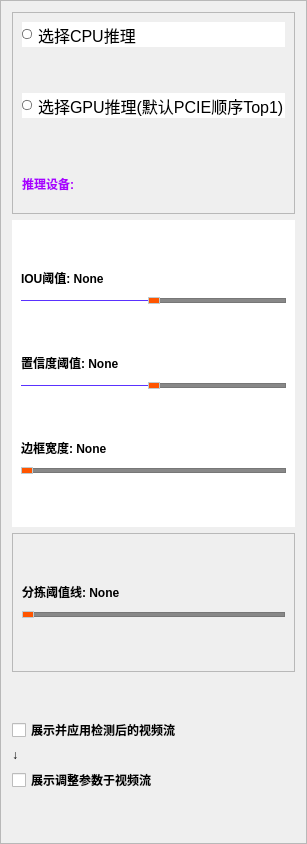
         <widget class="QFrame" name="yolo_settings">
          <property name="minimumSize">
           <size>
            <width>0</width>
            <height>0</height>
           </size>
          </property>
          <property name="maximumSize">
           <size>
            <width>0</width>
            <height>65536</height>
           </size>
          </property>
          <property name="styleSheet">
           <string notr="true">QFrame#yolo_settings{
	border-top-color: rgb(78,238,148);
	border-top-width: 2px;
	border-bottom-color: rgb(78,238,148);
	border-bottom-width: 2px;
}
QFrame#frame_yolo{
	background-color:rgb(255, 255, 255);
	border:none;
}
QLabel{
    background-color: none;
	font: 18pt &quot;华文中宋&quot;;
	color: black;
	font-weight: bold;
	text-align: right;
}
QLabel#Show_device{
    background-color: none;
	font: 11pt &quot;华文中宋&quot;;
	color: rgb(170, 0, 255);
	font-weight: bold;
	text-align: right;
}
QCheckBox{
	color: rgb(0, 0, 0);
	font: 11pt &quot;方正姚体&quot;;
	font-weight: bold;
}
/*horizontal ：水平QSlider*/
QSlider::groove:horizontal {
border: 0px solid #bbb;
}

/*1.滑动过的槽设计参数*/
QSlider::sub-page:horizontal {
 /*槽颜色*/
background: rgb(90,49,255);
 /*外环区域倒圆角度*/
border-radius: 2px;
 /*上遮住区域高度*/
margin-top:8px;
 /*下遮住区域高度*/
margin-bottom:8px;
/*width在这里无效，不写即可*/
}

/*2.未滑动过的槽设计参数*/
QSlider::add-page:horizontal {
/*槽颜色*/
background: rgb(136, 136, 136);
/*外环大小0px就是不显示，默认也是0*/
border: 1px solid #777;
/*外环区域倒圆角度*/
border-radius: 2px;
 /*上遮住区域高度*/
margin-top:9px;
 /*下遮住区域高度*/
margin-bottom:9px;
}
 
/*3.平时滑动的滑块设计参数*/
QSlider::handle:horizontal {
/*滑块颜色*/
background: rgb(255, 85, 0);
/*滑块的宽度*/
width: 10px;
/*滑块外环为1px，再加颜色*/
border: 1px solid rgb(193,204,208);
 /*滑块外环倒圆角度*/
border-radius: 5px; 
 /*上遮住区域高度*/
margin-top:4px;
 /*下遮住区域高度*/
margin-bottom:4px;
}

/*4.手动拉动时显示的滑块设计参数*/
QSlider::handle:horizontal:hover {
/*滑块颜色*/
background: rgb(85, 85, 255);
/*滑块的宽度*/
width: 10px;
/*滑块外环为1px，再加颜色*/
border: 1px solid rgb(193,204,208);
 /*滑块外环倒圆角度*/
border-radius: 5px; 
 /*上遮住区域高度*/
margin-top:4px;
 /*下遮住区域高度*/
margin-bottom:4px;
}

/*5.手动拉动时显示的滑块设计参数*/
QSlider::handle:horizontal:pressed {
/*滑块颜色*/
background: rgb(0, 170, 255);
/*滑块的宽度*/
width: 10px;
/*滑块外环为1px，再加颜色*/
border: 1px solid rgb(193,204,208);
 /*滑块外环倒圆角度*/
border-radius: 5px; 
 /*上遮住区域高度*/
margin-top:4px;
 /*下遮住区域高度*/
margin-bottom:4px;
}

QRadioButton::indicator{
	width: 8px;
    height: 8px;
    border-radius:  4px;
    background-color:rgb(255,255, 255);
    border:   1px solid rgb(124, 124, 124);  
}
QRadioButton::indicator:checked {
    width: 8px;
    height: 8px;
    border-radius:  4px;
    background-color:    rgb(85, 85, 255);   
    border:  1px solid rgb(124, 124, 124);  
}
QRadioButton{
	background-color: white; /* 默认背景色为白色 */
    color: black;            /* 字体颜色为黑色 */
}
QRadioButton:hover {
    background-color: lightgray; /* 鼠标悬停时背景色为浅灰色 */
    color: black;                /* 字体颜色保持为黑色 */
}</string>
          </property>
          <property name="frameShape">
           <enum>QFrame::Shape::StyledPanel</enum>
          </property>
          <property name="frameShadow">
           <enum>QFrame::Shadow::Raised</enum>
          </property>
          <layout class="QVBoxLayout" name="verticalLayout_9">
           <item>
            <widget class="QFrame" name="frame_3">
             <property name="minimumSize">
              <size>
               <width>0</width>
               <height>0</height>
              </size>
             </property>
             <property name="frameShape">
              <enum>QFrame::Shape::StyledPanel</enum>
             </property>
             <property name="frameShadow">
              <enum>QFrame::Shadow::Raised</enum>
             </property>
             <layout class="QVBoxLayout" name="verticalLayout_18">
              <item>
               <widget class="QRadioButton" name="CPU_shot">
                <property name="font">
                 <font>
                  <pointsize>12</pointsize>
                 </font>
                </property>
                <property name="text">
                 <string>选择CPU推理</string>
                </property>
               </widget>
              </item>
              <item>
               <spacer name="verticalSpacer_24">
                <property name="orientation">
                 <enum>Qt::Orientation::Vertical</enum>
                </property>
                <property name="sizeHint" stdset="0">
                 <size>
                  <width>20</width>
                  <height>40</height>
                 </size>
                </property>
               </spacer>
              </item>
              <item>
               <widget class="QRadioButton" name="GPU_shot">
                <property name="font">
                 <font>
                  <pointsize>12</pointsize>
                 </font>
                </property>
                <property name="text">
                 <string>选择GPU推理(默认PCIE顺序Top1)</string>
                </property>
               </widget>
              </item>
              <item>
               <spacer name="verticalSpacer_25">
                <property name="orientation">
                 <enum>Qt::Orientation::Vertical</enum>
                </property>
                <property name="sizeHint" stdset="0">
                 <size>
                  <width>20</width>
                  <height>40</height>
                 </size>
                </property>
               </spacer>
              </item>
              <item>
               <widget class="QLabel" name="Show_device">
                <property name="minimumSize">
                 <size>
                  <width>0</width>
                  <height>40</height>
                 </size>
                </property>
                <property name="text">
                 <string>推理设备: </string>
                </property>
                <property name="wordWrap">
                 <bool>true</bool>
                </property>
               </widget>
              </item>
             </layout>
            </widget>
           </item>
           <item>
            <widget class="QFrame" name="frame_yolo">
             <property name="frameShape">
              <enum>QFrame::Shape::StyledPanel</enum>
             </property>
             <property name="frameShadow">
              <enum>QFrame::Shadow::Raised</enum>
             </property>
             <layout class="QVBoxLayout" name="verticalLayout_10">
              <item>
               <spacer name="verticalSpacer_11">
                <property name="orientation">
                 <enum>Qt::Orientation::Vertical</enum>
                </property>
                <property name="sizeHint" stdset="0">
                 <size>
                  <width>20</width>
                  <height>40</height>
                 </size>
                </property>
               </spacer>
              </item>
              <item>
               <widget class="QLabel" name="iou_label">
                <property name="text">
                 <string>IOU阈值: None</string>
                </property>
               </widget>
              </item>
              <item>
               <widget class="QSlider" name="iou_slider">
                <property name="minimum">
                 <number>1</number>
                </property>
                <property name="maximum">
                 <number>99</number>
                </property>
                <property name="value">
                 <number>50</number>
                </property>
                <property name="orientation">
                 <enum>Qt::Orientation::Horizontal</enum>
                </property>
               </widget>
              </item>
              <item>
               <spacer name="verticalSpacer_7">
                <property name="orientation">
                 <enum>Qt::Orientation::Vertical</enum>
                </property>
                <property name="sizeHint" stdset="0">
                 <size>
                  <width>20</width>
                  <height>40</height>
                 </size>
                </property>
               </spacer>
              </item>
              <item>
               <widget class="QLabel" name="conf_label">
                <property name="text">
                 <string>置信度阈值: None</string>
                </property>
               </widget>
              </item>
              <item>
               <widget class="QSlider" name="conf_slider">
                <property name="minimum">
                 <number>1</number>
                </property>
                <property name="maximum">
                 <number>99</number>
                </property>
                <property name="value">
                 <number>50</number>
                </property>
                <property name="orientation">
                 <enum>Qt::Orientation::Horizontal</enum>
                </property>
               </widget>
              </item>
              <item>
               <spacer name="verticalSpacer_6">
                <property name="orientation">
                 <enum>Qt::Orientation::Vertical</enum>
                </property>
                <property name="sizeHint" stdset="0">
                 <size>
                  <width>20</width>
                  <height>40</height>
                 </size>
                </property>
               </spacer>
              </item>
              <item>
               <widget class="QLabel" name="line_label">
                <property name="text">
                 <string>边框宽度: None</string>
                </property>
               </widget>
              </item>
              <item>
               <widget class="QSlider" name="line_slider">
                <property name="minimum">
                 <number>10</number>
                </property>
                <property name="maximum">
                 <number>50</number>
                </property>
                <property name="value">
                 <number>10</number>
                </property>
                <property name="orientation">
                 <enum>Qt::Orientation::Horizontal</enum>
                </property>
               </widget>
              </item>
              <item>
               <spacer name="verticalSpacer_8">
                <property name="orientation">
                 <enum>Qt::Orientation::Vertical</enum>
                </property>
                <property name="sizeHint" stdset="0">
                 <size>
                  <width>20</width>
                  <height>40</height>
                 </size>
                </property>
               </spacer>
              </item>
             </layout>
            </widget>
           </item>
           <item>
            <widget class="QFrame" name="frame_sort">
             <property name="frameShape">
              <enum>QFrame::Shape::StyledPanel</enum>
             </property>
             <property name="frameShadow">
              <enum>QFrame::Shadow::Raised</enum>
             </property>
             <layout class="QVBoxLayout" name="verticalLayout_11">
              <item>
               <spacer name="verticalSpacer_12">
                <property name="orientation">
                 <enum>Qt::Orientation::Vertical</enum>
                </property>
                <property name="sizeHint" stdset="0">
                 <size>
                  <width>20</width>
                  <height>40</height>
                 </size>
                </property>
               </spacer>
              </item>
              <item>
               <widget class="QLabel" name="sort_label">
                <property name="text">
                 <string>分拣阈值线: None</string>
                </property>
               </widget>
              </item>
              <item>
               <widget class="QSlider" name="sort_slider">
                <property name="minimum">
                 <number>10</number>
                </property>
                <property name="maximum">
                 <number>80</number>
                </property>
                <property name="orientation">
                 <enum>Qt::Orientation::Horizontal</enum>
                </property>
               </widget>
              </item>
              <item>
               <spacer name="verticalSpacer_13">
                <property name="orientation">
                 <enum>Qt::Orientation::Vertical</enum>
                </property>
                <property name="sizeHint" stdset="0">
                 <size>
                  <width>20</width>
                  <height>40</height>
                 </size>
                </property>
               </spacer>
              </item>
             </layout>
            </widget>
           </item>
           <item>
            <spacer name="verticalSpacer_9">
             <property name="orientation">
              <enum>Qt::Orientation::Vertical</enum>
             </property>
             <property name="sizeHint" stdset="0">
              <size>
               <width>20</width>
               <height>40</height>
              </size>
             </property>
            </spacer>
           </item>
           <item>
            <widget class="QCheckBox" name="show_yolo">
             <property name="styleSheet">
              <string notr="true"/>
             </property>
             <property name="text">
              <string>展示并应用检测后的视频流</string>
             </property>
            </widget>
           </item>
           <item>
            <widget class="QLabel" name="son_forward">
             <property name="layoutDirection">
              <enum>Qt::LayoutDirection::LeftToRight</enum>
             </property>
             <property name="styleSheet">
              <string notr="true">QLabel#son_forward{
	font: 16pt &quot;华文新魏&quot;;
}</string>
             </property>
             <property name="text">
              <string>↓</string>
             </property>
             <property name="alignment">
              <set>Qt::AlignmentFlag::AlignLeading|Qt::AlignmentFlag::AlignLeft|Qt::AlignmentFlag::AlignVCenter</set>
             </property>
            </widget>
           </item>
           <item>
            <widget class="QCheckBox" name="show_yolo_re">
             <property name="text">
              <string>展示调整参数于视频流</string>
             </property>
            </widget>
           </item>
           <item>
            <spacer name="verticalSpacer_5">
             <property name="orientation">
              <enum>Qt::Orientation::Vertical</enum>
             </property>
             <property name="sizeHint" stdset="0">
              <size>
               <width>20</width>
               <height>40</height>
              </size>
             </property>
            </spacer>
           </item>
          </layout>
         </widget>
